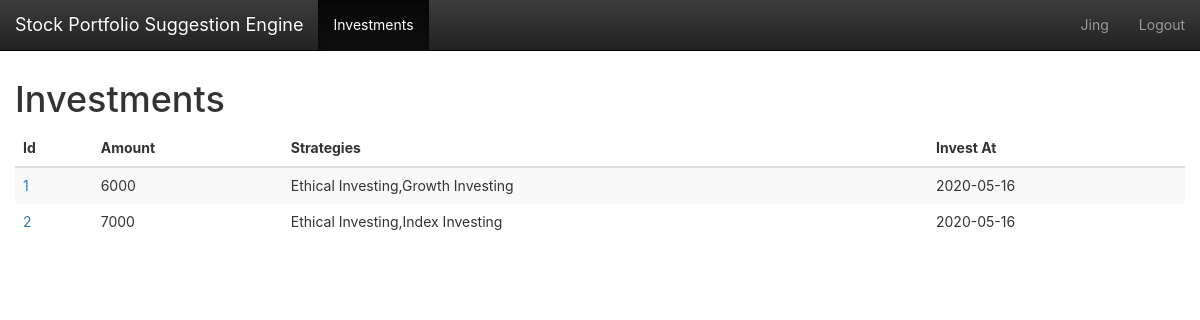
/investments/ (signed in), run on an earlier commit of the app's database.
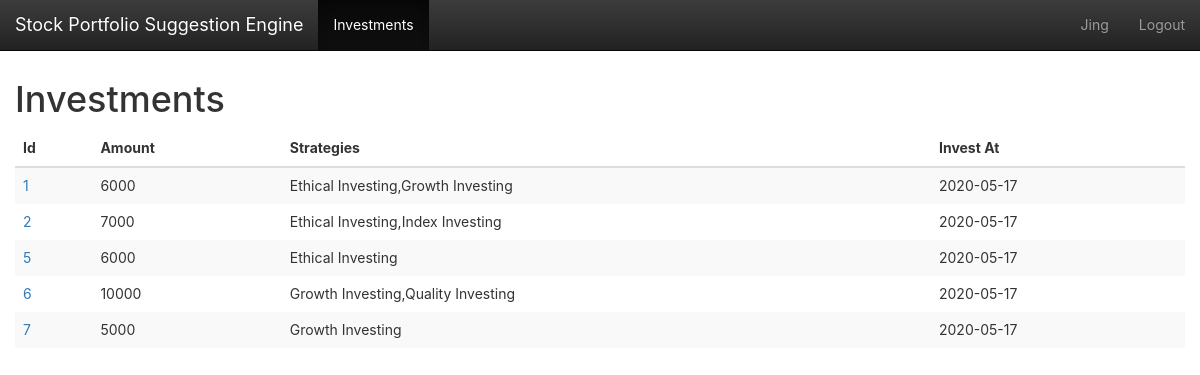
And on a later commit of the database.
### app/models.py (models this page shows, shortened)
class Investment(db.Model):
    __tablename__ = 'investments'
    id = db.Column(db.Integer, primary_key=True)
    investAt = db.Column(db.DateTime, default=datetime.now())
    user_id = db.Column(db.Integer, db.ForeignKey('users.id'))
    amount = db.Column(db.Integer)
    strategies = db.Column(db.String(128))

### app/main/investment/views.py (the view)
@investment.route('/')
def index():
    page = request.args.get('page', 1, type=int)
    current_user_id = int(current_user.get_id())
    print(current_user_id)
    the_investments = Investment.query.filter_by(user_id=current_user_id)
    pagination = the_investments.paginate(page, per_page=8)
    result_investments = pagination.items
    return render_template("investment.html", investments=result_investments, pagination=pagination,
                           title=u"Investments")

### app/main/__init__.py (called while the page is built)
@lm.user_loader
def load_user(id):
    return User.query.get(int(id))

### app/main/index/views.py (called while the page is built)
@main.app_context_processor
def inject_permissions():
    return dict(Permission=Permission)

### app/models.py (called while the page is built)
    def get_id(self):
        return self.id

### app/main/investment/templates/investment.html (shortened to what this page needs)
{% extends "base.html" %}
{% from "bootstrap/pagination.html" import render_pagination %}
{% import "bootstrap/wtf.html" as wtf %}
{% block mycontent %}
    <h1>{{ title }}</h1>
    <table class="table table-striped table-hover">
        <thead>
        <tr>
            <th>Id</th>
            <th class="hidden-xs">Amount</th>
            <th class="hidden-xs">Strategies</th>
            <th class="hidden-xs">Invest At</th>
        </tr>
        </thead>
        <tbody>
        {% for investment in investments %}
            <tr class="animated fadeIn delay-{{ loop.index0 }}">
                <td><a href="{{ url_for('investment.detail',investment_id=investment.id) }}">{{ investment.id }}</a></td>
                <td>{{ investment.amount }}</td>
                <td>{{ investment.strategies }}</td>
                <td>{{ investment.investAt.strftime('%Y-%m-%d') }}</td>
            </tr>
        {% endfor %}
        </tbody>
    </table>
{%- endblock -%}

### app/templates/base.html (shortened to what this page needs)
{%- extends "bootstrap/base.html" -%}
{%- from 'bootstrap/utils.html' import flashed_messages,icon -%}
{%- block styles -%}
    <link href="{{ url_for('static',filename='css/bootstrap.min.css') }}" rel="stylesheet">
    <link href="{{ url_for('static',filename='css/bootstrap-theme.min.css') }}" rel="stylesheet">
    <link href="{{ url_for('static',filename='css/main.css') }}" rel="stylesheet">
{%- endblock -%}
{%- block body_attribs %} class="Site"{%- endblock -%}
{%- block navbar -%}
    <nav class="navbar  navbar-inverse navbar-fixed-top">
        <div class="container-fluid">
            <div class="navbar-header">
                <a class="navbar-brand" href="{{ url_for('main.index') }}">Stock Portfolio Suggestion Engine</a>
            </div>
            <div class="collapse navbar-collapse" id="bs-example-navbar-collapse-1">
                <ul class="nav navbar-nav">
                    {%- if current_user.is_authenticated -%}
                        <li {%- if request.path == url_for('investment.index') %} class="active"{%- endif -%} ><a
                            href="{{ url_for('investment.index') }}">Investments</a></li>
                    {%- endif -%}
                </ul>
                <ul class="nav navbar-nav navbar-right">
                    {%- if current_user.is_authenticated -%}
                        <li  >
                            <a href="{{ url_for('user.detail',user_id=current_user.id) }}">{{ current_user.name }}</a>
                        </li>
                        <li><a href="{{ url_for('auth.logout') }}">Logout</a></li>
                    {%- else -%}
                        <li><a href="{{ url_for('auth.login') }}">Login</a></li>
                    {%- endif -%}
                </ul>
            </div>
        </div>
    </nav>
{%- endblock -%}
{%- block content -%}
    <main class="container-fluid Site-content">
        {%- block mycontent -%}{%- endblock -%}
    </main>
{%- endblock -%}

What changed in the data, as far as the page shows it:
changed Investment "Ethical Investing,Growth Investing": investAt "2020-05-16" → "2020-05-17"
changed Investment "Ethical Investing,Index Investing": investAt "2020-05-16" → "2020-05-17"
now on this page (row edited): Investment: id "5", amount "6000", strategies "Ethical Investing", investAt "2020-05-17"
now on this page (row edited): Investment: id "6", amount "10000", strategies "Growth Investing,Quality Investing", investAt "2020-05-17"
now on this page (row edited): Investment: id "7", amount "5000", strategies "Growth Investing", investAt "2020-05-17"
